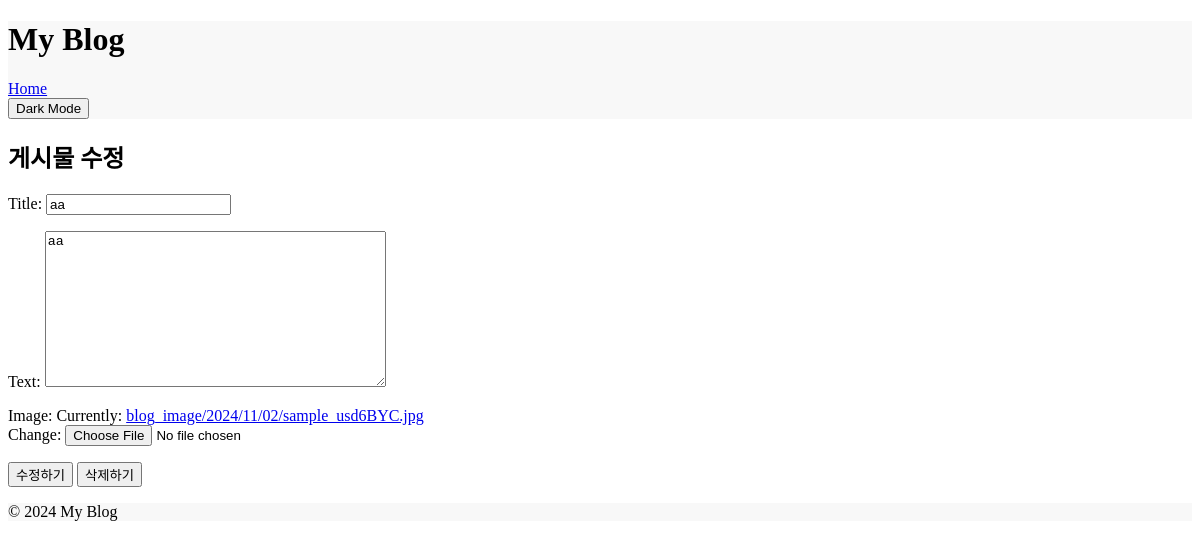
Before: /post/2/edit/ with the older database file.
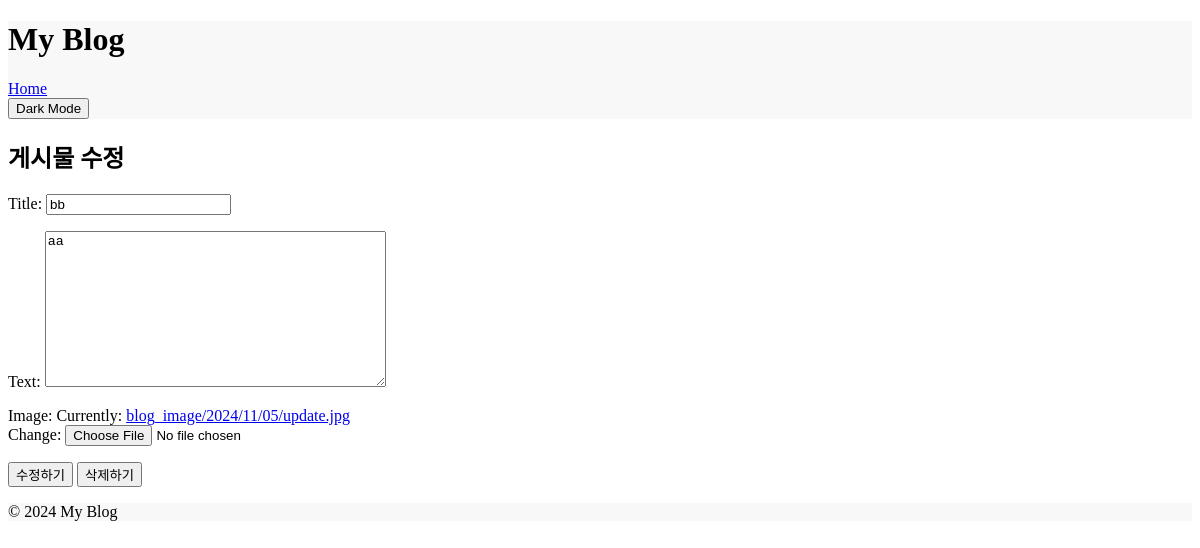
After: the same page with the newer database file.
### blog/models.py (models this page shows, shortened)
class Post(models.Model):
    author = models.ForeignKey(settings.AUTH_USER_MODEL, on_delete=models.CASCADE)
    title = models.CharField(max_length=200)
    text = models.TextField()
    created_date = models.DateTimeField(default=timezone.now)
    published_date = models.DateTimeField(blank=True, null=True)
    image = models.ImageField(upload_to='blog_image/%Y/%m/%d/', default='blog_image/default_error.png')
    is_favorited = models.BooleanField(default=False)  # 즐겨찾기 필드 추가

### blog/views.py (the view)
# urls.py: path('post/<int:pk>/edit/', views.post_edit, name='post_edit'),  # 게시물 수정 경로
def post_edit(request, pk):
    post = get_object_or_404(Post, pk=pk)
    if request.method == "POST":
        form = PostForm(request.POST, request.FILES, instance=post)
        if form.is_valid():
            post = form.save(commit=False)
            if request.user.is_authenticated:
                post.author = request.user
            else:
                post.author, _ = User.objects.get_or_create(username='default_user', defaults={'password': 'temporary_password'})
            post.published_date = timezone.now()
            post.save()
            return redirect('post_detail', pk=post.pk)
    else:
        form = PostForm(instance=post)
    return render(request, 'blog/post_edit.html', {'form': form, 'post': post})

### blog/forms.py
class PostForm(forms.ModelForm):
    class Meta:
        model = Post
        fields = ['title', 'text', 'image']  # 수정 가능한 필드 설정

### blog/templates/blog/post_edit.html (shortened to what this page needs)
{% extends 'blog/base.html' %}
{% block content %}
    <h2>게시물 수정</h2>
    <form method="post" enctype="multipart/form-data">
        {{ form.as_p }}
        <button type="submit" class="btn btn-primary">수정하기</button>
        <button type="button" class="btn btn-danger" onclick="confirmDelete({{ post.pk }})">삭제하기</button>
    </form>
{% endblock %}

Changed rows visible on the page:
changed Post "aa": title "aa" → "bb"
Other visible differences:
text no longer shown: "Title: Text: Image: Currently: blog_image/2024/11/02/sample_usd6BYC.jpg Change:"
text now shown: "Title: Text: Image: Currently: blog_image/2024/11/05/update.jpg Change:"
